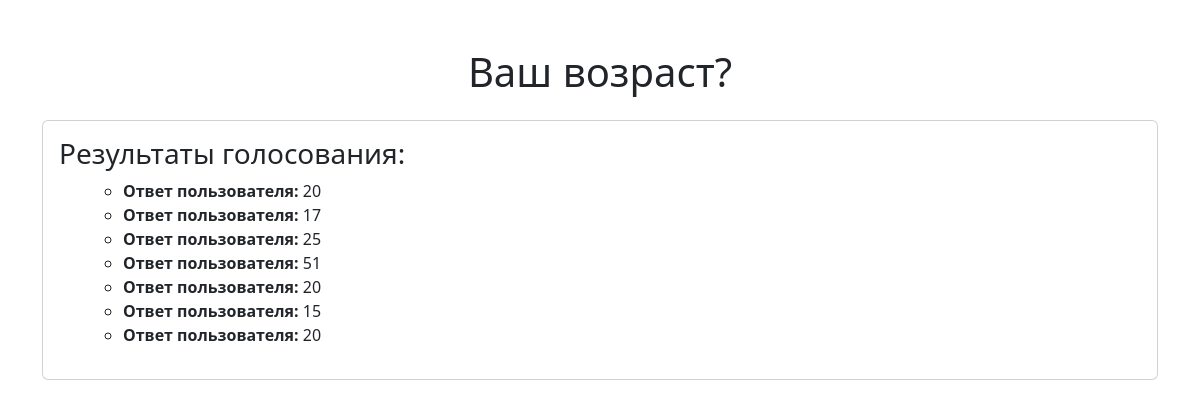
/polls/3/results/, run on an earlier commit of the app's database.
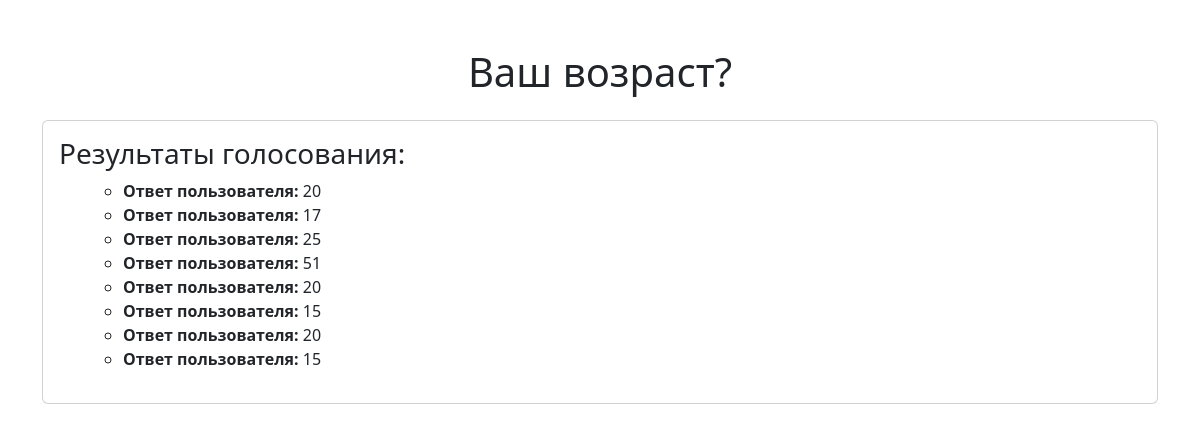
And on a later commit of the database.
### polls/models.py (models this page shows, shortened)
class Choice(models.Model):
    question = models.ForeignKey(Question, on_delete=models.CASCADE)
    choice_text = models.CharField(max_length=200, blank=True, null=True)
    votes = models.IntegerField(default=0)
    user_response = models.TextField(blank=True, null=True)

### polls/views.py (the view)
# urls.py: path('<int:question_id>/results/', views.results, name='results'),  # Результаты опроса
def results(request, question_id):
    question = get_object_or_404(Question, pk=question_id)
    choices = question.choice_set.all()
    context = {
        'question': question,
        'choices': choices,
    }
    return render(request, 'polls/results.html', context)

### polls/templates/polls/results.html (shortened to what this page needs)
{% extends "polls/base.html" %}
{% block content %}
<h1 class="text-center">{{ question.question_text }}</h1>
<div class="card mt-4">
    <div class="card-body">
        <h3>Результаты голосования:</h3>
        <ul>
            {% if choices %}
                {% for choice in choices %}
                    {% if choice.user_response %}
                        <ul>
                            <li><strong>Ответ пользователя:</strong> {{ choice.user_response }}</li>
                        </ul>
                    {% endif %}
                {% endfor %}
            {% else %}
                <li>Нет ответов.</li>
            {% endif %}
        </ul>
    </div>
</div>
{% endblock %}

What changed in the data, as far as the page shows it:
added Choice: user_response "15"
